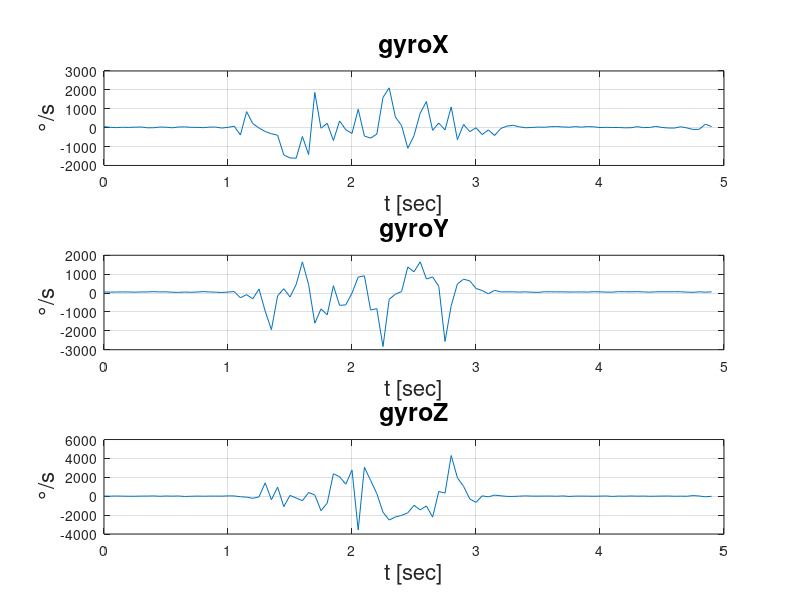
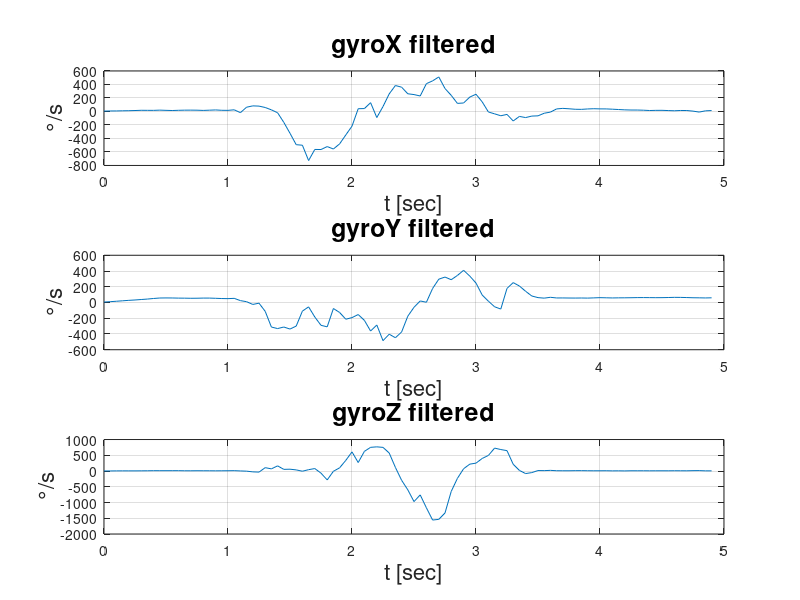
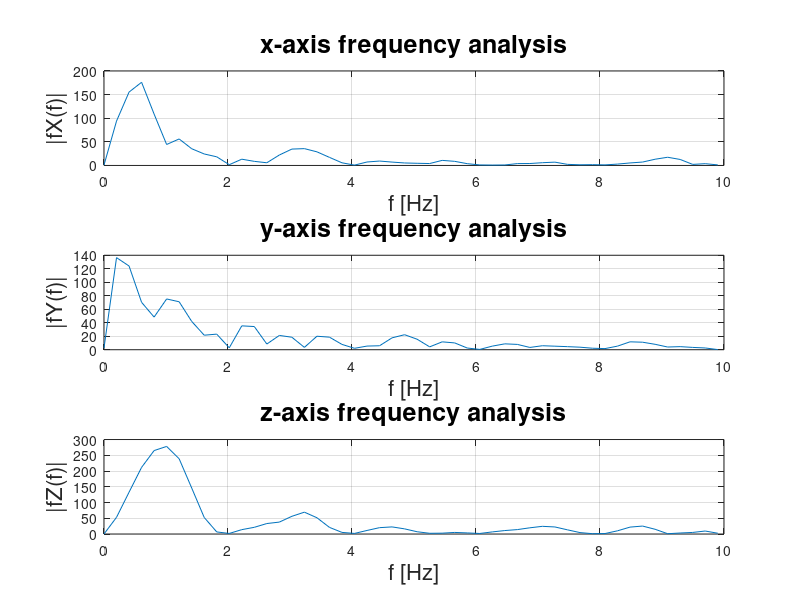

Reproduce these figures in MATLAB, in order. (Note: this script raises an error after producing the figures.)

clc
close all
clear all

% import from file to array
mydata1 = importdata("datiSTOP_bello.txt")
%converto in matrice
%mydata1 =table2array(mydata);

gyroX = mydata1(:,4) - mean(mydata1(:, 4));
gyroY = mydata1(:, 5) - mean(mydata1(:, 5));
gyroZ = mydata1(:,6) - mean(mydata1(:, 6));

Ts = 0.05;
Fs = 1/Ts;

L = max(size(gyroX)); %numero misurazioni
t = (0:L-1)*Ts;

windowSize = 10;
b = (1/windowSize)*ones(1,windowSize);
a = 1;

% filters the data in vector X with the
%  filter described by vectors A and B to create the filtered data Y.  
filteredX = filter(b, a, gyroX);
filteredY = filter(b, a, gyroY);
filteredZ = filter(b, a, gyroZ);

% accelerations analysis without filter
figure(1)
axis(1) = subplot(3,1,1);
plot(t, gyroX);
title('gyroX', 'FontSize', 18);
xlabel('t [sec]', 'FontSize', 16);
ylabel('°/s', 'FontSize', 16);
grid on;

axis(2) = subplot(3,1,2);
plot(t, gyroY);
title('gyroY', 'FontSize', 18);
xlabel('t [sec]', 'FontSize', 16);
ylabel('°/s', 'FontSize', 16);
grid on;

axis(3) = subplot(3,1,3);
plot(t, gyroZ);
title('gyroZ', 'FontSize', 18);
xlabel('t [sec]', 'FontSize', 16);
ylabel('°/s', 'FontSize', 16);
grid on;

linkaxes(axis, 'x');
% accelerations analisys with filter
figure(2)
axis(1) = subplot(3,1,1);
plot(t, filteredX);
title('gyroX filtered', 'FontSize', 18);
xlabel('t [sec]', 'FontSize', 16);
ylabel('°/s', 'FontSize', 16);
grid on;

axis(2) = subplot(3,1,2);
plot(t, filteredY);
title('gyroY filtered', 'FontSize', 18);
xlabel('t [sec]', 'FontSize', 16);
ylabel('°/s', 'FontSize', 16);
grid on;

axis(3) = subplot(3,1,3);
plot(t, filteredZ);
title(['gyroZ filtered'], 'FontSize', 18);
xlabel('t [sec]', 'FontSize', 16);
ylabel('°/s', 'FontSize', 16);
grid on;


linkaxes(axis, 'x');
%% FREQUENCY DOMAIN ANALYSIS
% frequency analisys
% fft(X) is the discrete Fourier transform (DFT) of vector X
tfourierX = fft(filteredX);
tfourierY = fft(filteredY);
tfourierZ = fft(filteredZ);

tfourierX = abs(tfourierX/L);
fX = tfourierX(1:L/2+1);
fX(2:end-1) = 2*fX(2:end-1); 

tfourierY = abs(tfourierY/L);
fY = tfourierY(1:L/2+1);
fY(2:end-1) = 2*fY(2:end-1);

tfourierZ = abs(tfourierZ/L);
fZ = tfourierZ(1:L/2+1);
fZ(2:end-1) = 2*fZ(2:end-1); 

f = Fs*(0:(L/2))/L;

figure(3)
axis(1) = subplot(3,1,1);
plot(f, fX);
title('x-axis frequency analysis', 'FontSize', 18);
xlabel('f [Hz]', 'FontSize', 16);
ylabel('|fX(f)|', 'FontSize', 16);
grid on;

axis(2) = subplot(3,1,2);
plot(f, fY);
title('y-axis frequency analysis', 'FontSize', 18);
xlabel('f [Hz]', 'FontSize', 16);
ylabel('|fY(f)|', 'FontSize', 16);
grid on;

axis(3) = subplot(3,1,3);
plot(f, fZ);
title('z-axis frequency analysis', 'FontSize', 18);
xlabel('f [Hz]', 'FontSize', 16);
ylabel('|fZ(f)|', 'FontSize', 16);
grid on;

linkaxes(axis, 'x');
%% STABILITY
% stability analysis (BODE)
%Frequency Response Data (frd) models store the frequency response of linear 
%systems, for example, experimental data collected with a frequency analyzer.
 

sX = frd(fX, f, Ts);
sY = frd(fY, f, Ts);
sZ = frd(fZ, f, Ts);

np =2; % number of poles
nz = np - 1;

sXest = tfest(sX, np, nz);
sYest = tfest(sY, np, nz);
sZest = tfest(sZ, np, nz);

figure(4)
axis(1) = subplot(3,1,1);
bode(sXest);
title('x-axis Bode diagram', 'FontSize', 18);
grid on;

axis(2) = subplot(3,1,2);
bode(sYest);
title('y-axis Bode diagram', 'FontSize', 18);
grid on;

axis(3) = subplot(3,1,3);
bode(sZest);
title('z-axis Bode diagram', 'FontSize', 18);
grid on;

linkaxes(axis, 'x');

% stability analysis (ROOT LOCUS)
figure(5)
axis(1) = subplot(3,1,1);
rlocus(sXest);
title('Location of the X-axis roots', 'FontSize', 18);
grid on;

axis(2) = subplot(3,1,2);
rlocus(sYest);
title('Location of the Y-axis roots', 'FontSize', 18);
grid on;

axis(3) = subplot(3,1,3);
rlocus(sZest);
title('Location of the Z-axis roots', 'FontSize', 18);
grid on;

linkaxes(axis, 'x');

% stability analysis (ISSTABLE FUNCTION)
isstable(sXest)
isstable(sYest)
isstable(sZest)

% stability nyquist (NYQUIST FUNCTION)
figure(6);
axis(1) = subplot(3,1,1);
nyquist(sXest);
title('Nyquist asse X', 'FontSize', 18);
grid on;

axis(2) = subplot(3,1,2);
nyquist(sYest);
title('Nyquist asse Y', 'FontSize', 18);
grid on;

axis(3) = subplot(3,1,3);
nyquist(sZest);
title('Nyquist asse Z', 'FontSize', 18);
grid on;
wShow = 0:0.1:f(end);

figure(7);
axis(1) = subplot(3,1,1);
bodemag(sX, sXest, 'r', wShow);
title('Confronto frequenziale asse X', 'FontSize', 18);
legend('Sperimentale', 'Stimato', 'fontSize', 14);
grid on;

axis(2) = subplot(3,1,2);
bodemag(sY, sYest, 'r', wShow);
title('Confronto frequenziale asse Y', 'FontSize', 18);
legend('Sperimentale', 'Stimato', 'fontSize', 14);
grid on;

axis(3) = subplot(3,1,3);
bodemag(sZ, sZest, 'r', wShow);
title('Confronto frequenziale asse Z', 'FontSize', 18);
legend('Sperimentale', 'Stimato', 'fontSize', 14);
grid on;

linkaxes(axis, 'x');

